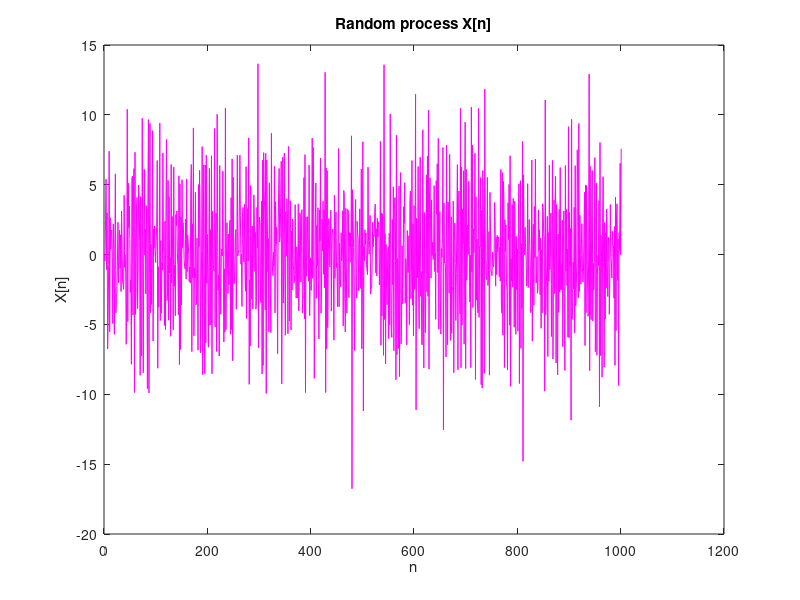

Write the MATLAB code that produced this figure.
W = randn(1,1001);
X = zeros(1,1001);
for k = 1:1000
    X(k+1) = (2* W(k+1)) - (4 * W(k));
end

figure();
plot(1:length(X),X,'magenta');
title("Random process X[n]");
xlabel("n");
ylabel("X[n]");
